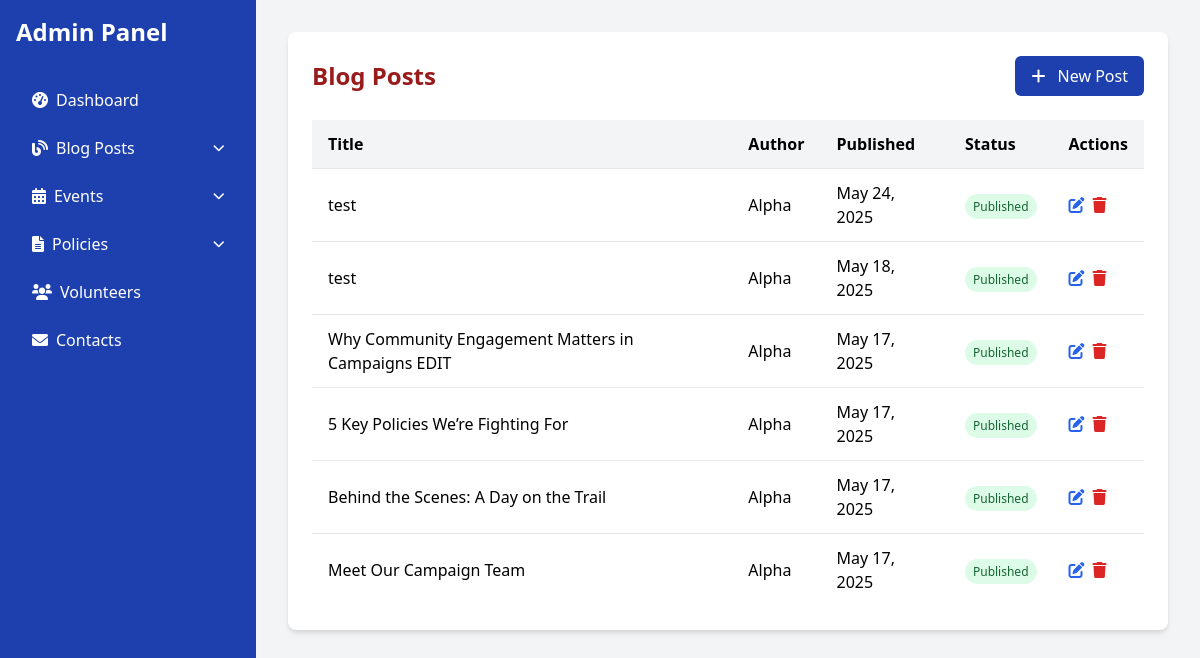
The page /manage/blog/ (signed in) on the database its author committed.
### campaign/models.py (models this page shows, shortened)
class BlogPost(models.Model):
    title = models.CharField(max_length=200)
    slug = models.SlugField(max_length=200, unique=True)
    category = models.ForeignKey(Category, on_delete=models.SET_NULL, null=True, blank=True, related_name='posts')
    author = models.ForeignKey(User, on_delete=models.CASCADE)
    content = models.TextField()
    excerpt = models.TextField(max_length=300, blank=True)
    featured_image = models.ImageField(upload_to='blog_images/', blank=True, null=True)
    created_at = models.DateTimeField(auto_now_add=True)
    updated_at = models.DateTimeField(auto_now=True)
    published_at = models.DateTimeField(blank=True, null=True)
    is_published = models.BooleanField(default=False)
    class Meta:
        ordering = ['-published_at']

### campaign/views.py (the view)
# urls.py: path('manage/blog/', views.blog_post_list, name='blog_post_list'),
@user_passes_test(is_admin)
def blog_post_list(request):
    posts = BlogPost.objects.all().order_by('-published_at')
    return render(request, 'admin/blog_post_list.html', {'posts': posts})

### campaign/context_processors.py (called while the page is built)
def campaign_context(request):
    return {
        'candidate_name': settings.CAMPAIGN_SETTINGS['candidate_name'],
        'position': settings.CAMPAIGN_SETTINGS['position'],
        'campaign_email': settings.CAMPAIGN_SETTINGS['campaign_email'],
        'campaign_phone': settings.CAMPAIGN_SETTINGS['campaign_phone'],
    }

### campaign/views.py (called while the page is built)
def is_admin(user):
    return user.is_authenticated and user.is_staff

### campaign/templates/admin/blog_post_list.html
{% extends "admin/base_admin.html" %}
{% block admin_content %}
<div class="bg-white p-6 rounded-lg shadow-md">
    <div class="flex justify-between items-center mb-6">
        <h1 class="text-2xl font-bold text-red-800">Blog Posts</h1>
        <a href="{% url 'blog_post_create' %}" class="bg-blue-800 hover:bg-blue-900 text-white px-4 py-2 rounded-md">
            <i class="fas fa-plus mr-2"></i> New Post
        </a>
    </div>
    <div class="overflow-x-auto">
        <table class="min-w-full bg-white">
            <thead>
                <tr class="bg-gray-100">
                    <th class="py-3 px-4 text-left">Title</th>
                    <th class="py-3 px-4 text-left">Author</th>
                    <th class="py-3 px-4 text-left">Published</th>
                    <th class="py-3 px-4 text-left">Status</th>
                    <th class="py-3 px-4 text-left">Actions</th>
                </tr>
            </thead>
            <tbody>
                {% for post in posts %}
                <tr class="border-t border-gray-200 hover:bg-gray-50">
                    <td class="py-3 px-4">{{ post.title }}</td>
                    <td class="py-3 px-4">{{ post.author }}</td>
                    <td class="py-3 px-4">{{ post.published_at|date:"M d, Y"|default:"-" }}</td>
                    <td class="py-3 px-4">
                        <span class="px-2 py-1 rounded-full text-xs {% if post.is_published %}bg-green-100 text-green-800{% else %}bg-yellow-100 text-yellow-800{% endif %}">
                            {% if post.is_published %}Published{% else %}Draft{% endif %}
                        </span>
                    </td>
                    <td class="py-3 px-4">
                        <div class="flex space-x-2">
                            <a href="{% url 'blog_post_edit' post.slug %}" class="text-blue-600 hover:text-blue-800">
                                <i class="fas fa-edit"></i>
                            </a>
                            <a href="{% url 'blog_post_delete' post.slug %}" class="text-red-600 hover:text-red-800">
                                <i class="fas fa-trash"></i>
                            </a>
                        </div>
                    </td>
                </tr>
                {% endfor %}
            </tbody>
        </table>
    </div>
</div>
{% endblock %}

### rows shown on the page
BlogPost: title "test", author "Alpha", published_at "May 24, 2025", is_published "Published"
BlogPost: title "test", author "Alpha", published_at "May 18, 2025", is_published "Published"
BlogPost: title "Why Community Engagement Matters in Campaigns EDIT", author "Alpha", published_at "May 17, 2025", is_published "Published"
BlogPost: title "5 Key Policies We’re Fighting For", author "Alpha", published_at "May 17, 2025", is_published "Published"
BlogPost: title "Behind the Scenes: A Day on the Trail", author "Alpha", published_at "May 17, 2025", is_published "Published"
BlogPost: title "Meet Our Campaign Team", author "Alpha", published_at "May 17, 2025", is_published "Published"
